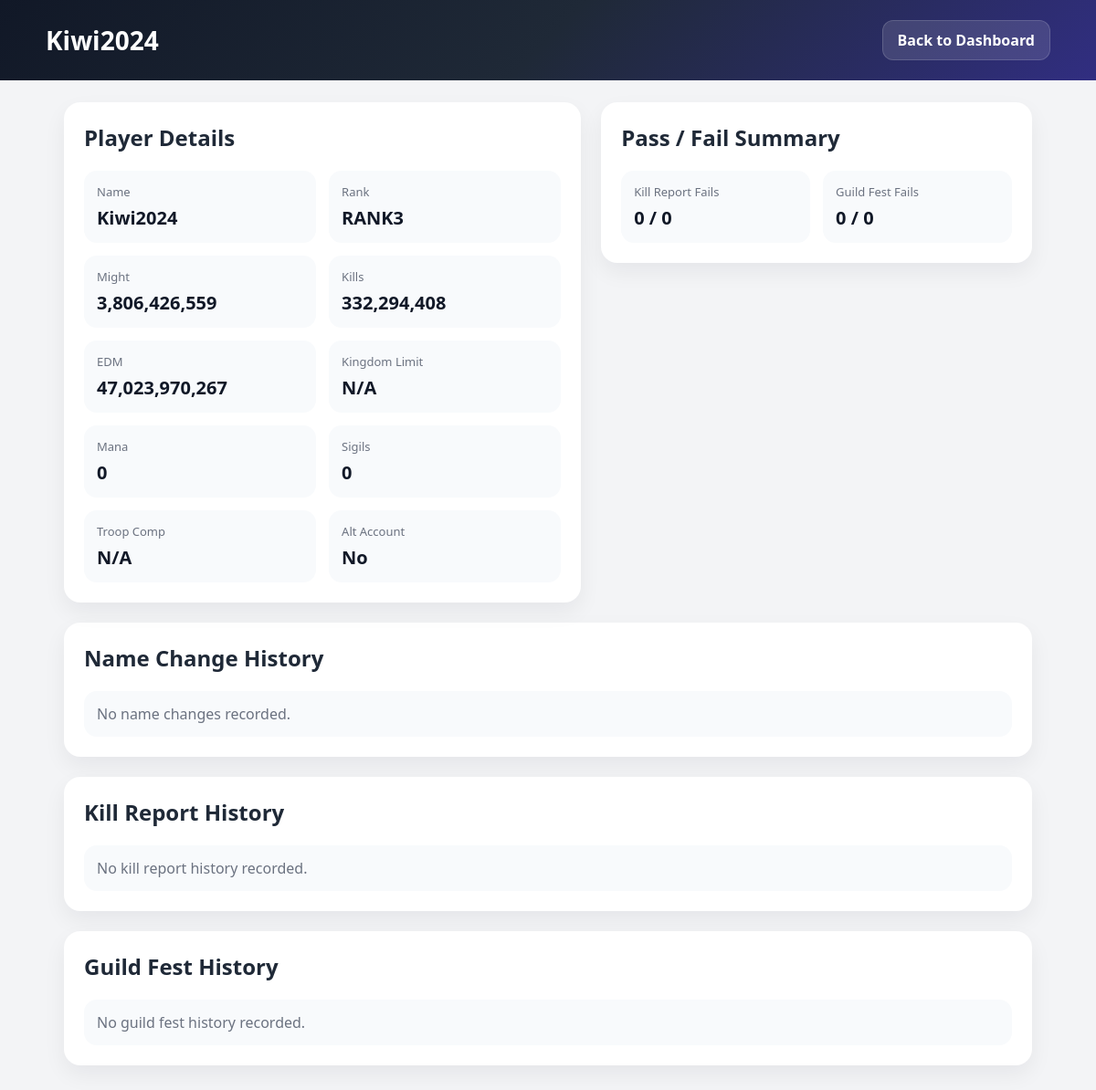
Page /member/1860676428 (signed in) on the committed database.
### tables this page shows
CREATE TABLE members (
            id INTEGER PRIMARY KEY AUTOINCREMENT,
            igg_id TEXT UNIQUE,
            name TEXT,
            might INTEGER,
            kills INTEGER,
            edm INTEGER
        , rank TEXT, created_at TEXT, updated_at TEXT, comments TEXT, mana INTEGER DEFAULT 0, sigils INTEGER DEFAULT 0, guild_id INTEGER, kingdom_limit INTEGER DEFAULT 0, alt_account INTEGER DEFAULT 0, troop_comp TEXT DEFAULT 'N/A', communication_method TEXT DEFAULT 'N/A', whatsapp_number TEXT DEFAULT '', discord_username TEXT DEFAULT '', watchlist_flag INTEGER DEFAULT 0);

### main.py (the view)
@app.get("/member/{igg_id}", response_class=HTMLResponse)
def member_page(request: Request, igg_id: str):
    guild_id = require_guild(request)
    if not guild_id:
        return RedirectResponse(url="/", status_code=302)
    conn = get_conn()
    c = conn.cursor()
    c.execute("SELECT * FROM members WHERE igg_id = ? AND guild_id = ?", (igg_id, guild_id))
    member = c.fetchone()
    if not member:
        conn.close()
        return HTMLResponse("<h2>Member not found</h2>", status_code=404)
    c.execute("SELECT * FROM name_history WHERE igg_id = ? AND guild_id = ? ORDER BY changed_at DESC", (igg_id, guild_id))
    history = c.fetchall()
    c.execute("""
        SELECT kr.generated_at, krr.player_name, krr.overall_pass
        FROM kill_report_rows krr
        JOIN kill_reports kr ON kr.id = krr.report_id
        WHERE krr.igg_id = ? AND krr.guild_id = ? AND kr.guild_id = ?
        ORDER BY kr.generated_at DESC
    """, (igg_id, guild_id, guild_id))
    kill_history = c.fetchall()
    c.execute("""
        SELECT gfr.generated_at, gfr.report_name, gfrr.passed
        FROM guild_fest_report_rows gfrr
        JOIN guild_fest_reports gfr ON gfr.id = gfrr.report_id
        WHERE LOWER(gfrr.player_name) = LOWER(?) AND gfrr.guild_id = ? AND gfr.guild_id = ?
        ORDER BY gfr.generated_at DESC
    """, (member["name"], guild_id, guild_id))
    guild_fest_history = c.fetchall()
    fail_stats = get_member_fail_stats(conn, guild_id, igg_id, member["name"])
    conn.close()
    return templates.TemplateResponse(request, "member.html", {
        "member": member,
        "history": history,
        "kill_history": kill_history,
        "guild_fest_history": guild_fest_history,
        "fail_stats": fail_stats,
        "is_admin": is_admin(request)
    })

### templates/member.html (shortened to what this page needs)
<!DOCTYPE html>
<html lang="en">
<head>
</head>
<body>
<div class="topbar">
    <div class="topbar-inner">
        <div class="title">{{ member.name }}</div>
        <div class="actions">
            <a class="top-btn" href="/">Back to Dashboard</a>
        </div>
    </div>
</div>
<div class="container">
    <div class="grid">
        <div>
            <div class="card">
                <h2>Player Details</h2>
                <div class="stat-grid">
                    <div class="stat">
                        <div class="label">Name</div>
                        <div class="value">{{ member.name }}</div>
                    </div>
                    <div class="stat">
                        <div class="label">Rank</div>
                        <div class="value">{{ member.rank }}</div>
                    </div>
                    <div class="stat">
                        <div class="label">Might</div>
                        <div class="value">{{ "{:,}".format(member.might or 0) }}</div>
                    </div>
                    <div class="stat">
                        <div class="label">Kills</div>
                        <div class="value">{{ "{:,}".format(member.kills or 0) }}</div>
                    </div>
                    <div class="stat">
                        <div class="label">EDM</div>
                        <div class="value">{{ "{:,}".format(member.edm or 0) }}</div>
                    </div>
                    <div class="stat">
                        <div class="label">Kingdom Limit</div>
                        <div class="value">
                            {% if member.kingdom_limit %}
                                K{{ member.kingdom_limit }}
                            {% else %}
                                N/A
                            {% endif %}
                        </div>
                    </div>
                    <div class="stat">
                        <div class="label">Mana</div>
                        <div class="value">{{ member.mana or 0 }}</div>
                    </div>
                    <div class="stat">
                        <div class="label">Sigils</div>
                        <div class="value">{{ member.sigils or 0 }}</div>
                    </div>
                    <div class="stat">
                        <div class="label">Troop Comp</div>
                        <div class="value">{{ member.troop_comp or "N/A" }}</div>
                    </div>
                    <div class="stat">
                        <div class="label">Alt Account</div>
                        <div class="value">
                            {% if member.alt_account %}
                                Yes
                            {% else %}
                                No
                            {% endif %}
                        </div>
                    </div>
                </div>
            </div>
        </div>
        <div>
            <div class="card">
                <h2>Pass / Fail Summary</h2>
                <div class="stat-grid">
                    <div class="stat">
                        <div class="label">Kill Report Fails</div>
                        <div class="value">{{ fail_stats.kill_fail }} / {{ fail_stats.kill_total }}</div>
                    </div>
                    <div class="stat">
                        <div class="label">Guild Fest Fails</div>
                        <div class="value">{{ fail_stats.gf_fail }} / {{ fail_stats.gf_total }}</div>
                    </div>
                </div>
            </div>
        </div>
    </div>
    <div class="card">
        <h2>Name Change History</h2>
        {% if history|length == 0 %}
            <div class="empty">No name changes recorded.</div>
        {% endif %}
    </div>
    <div class="card">
        <h2>Kill Report History</h2>
        {% if kill_history|length == 0 %}
            <div class="empty">No kill report history recorded.</div>
        {% endif %}
    </div>
    <div class="card">
        <h2>Guild Fest History</h2>
        {% if guild_fest_history|length == 0 %}
            <div class="empty">No guild fest history recorded.</div>
        {% endif %}
    </div>
</div>
</body>
</html>

### templates/member.html (style rules this page uses)
* { box-sizing: border-box; font-family: "Segoe UI", Arial, sans-serif; }
body { margin: 0; background: #f3f4f6; color: #111827; }
.topbar { background: linear-gradient(135deg, #111827, #1f2937, #312e81); color: white; padding: 22px 28px; }
.topbar-inner { max-width: 1100px; margin: 0 auto; display: flex; justify-content: space-between; align-items: center; gap: 20px; }
.title { font-size: 28px; font-weight: 700; }
.actions { display: flex; gap: 10px; flex-wrap: wrap; }
.top-btn { text-decoration: none; color: white; background: rgba(255,255,255,0.12); border: 1px solid rgba(255,255,255,0.15); padding: 10px 16px; border-radius: 12px; font-weight: 600; }
.container { max-width: 1100px; margin: 24px auto; padding: 0 20px 24px; }
.grid { display: grid; grid-template-columns: 1.2fr 1fr; gap: 22px; }
.card { background: white; border-radius: 18px; padding: 22px; box-shadow: 0 10px 24px rgba(15,23,42,.06); margin-bottom: 22px; }
h2 { margin-top: 0; color: #1f2937; }
.stat-grid { display: grid; grid-template-columns: repeat(2, 1fr); gap: 14px; }
.stat { background: #f8fafc; border-radius: 14px; padding: 14px; }
.label { color: #6b7280; font-size: 13px; margin-bottom: 6px; }
.value { font-size: 20px; font-weight: 700; }
.empty { color: #6b7280; background: #f8fafc; border-radius: 14px; padding: 14px; }

### rows in the picture
members: name "Kiwi2024", rank "RANK3", might "3,806,426,559", kills "332,294,408", edm "47,023,970,267", mana "0", sigils "0", troop_comp "N/A"

### other values in the picture
{{ fail_stats.kill_fail }} "0"
{{ fail_stats.kill_total }} "0"
{{ fail_stats.gf_fail }} "0"
{{ fail_stats.gf_total }} "0"
